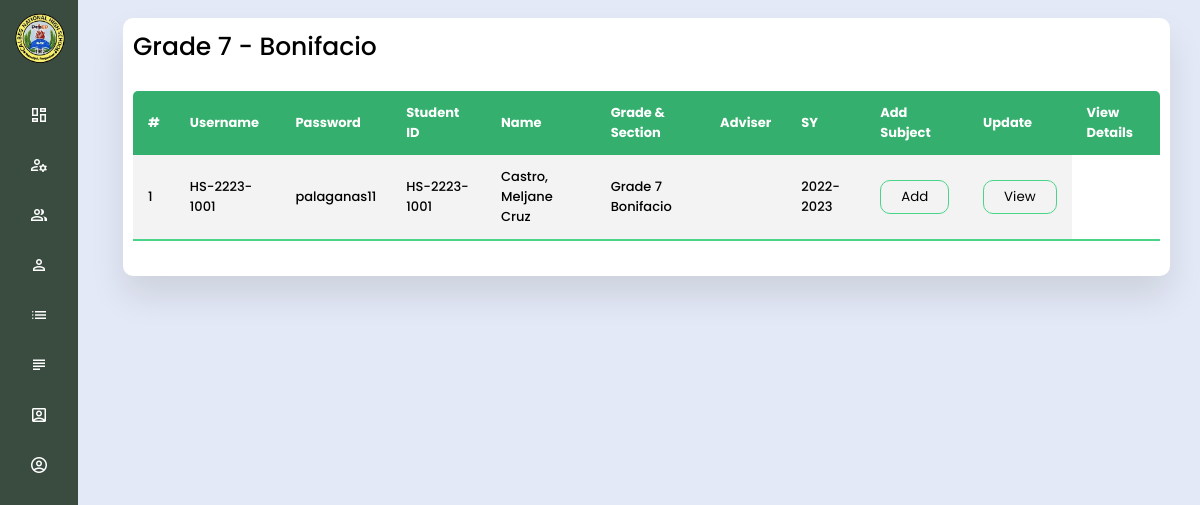
The app's page /superAdmin/g72.php with its own data.
### tables this page shows
CREATE TABLE `tblstudent` (
  `id` int(11) NOT NULL,
  `user_name` varchar(20) NOT NULL,
  `password` varchar(20) NOT NULL,
  `studentid` varchar(20) NOT NULL,
  `name` varchar(20) NOT NULL,
  `mname` varchar(20) NOT NULL,
  `lname` varchar(20) NOT NULL,
  `extname` varchar(5) NOT NULL,
  `gender` varchar(10) NOT NULL,
  `cstatus` varchar(50) NOT NULL,
  `bday` varchar(20) NOT NULL,
  `age` varchar(50) NOT NULL,
  `nationality` varchar(50) NOT NULL,
  `religion` varchar(50) NOT NULL,
  `contact` varchar(20) NOT NULL,
  `address` varchar(50) NOT NULL,
  `email` varchar(50) NOT NULL,
  `sstatus` varchar(10) NOT NULL,
  `grade` varchar(25) NOT NULL,
  `adviser` varchar(50) NOT NULL,
  `sy` varchar(15) NOT NULL
);

### superAdmin/g72.php (the view, shortened to what this page needs)
<?php
  include "../includes/database.php";
?>
<!DOCTYPE html>
<html lang="en">
<head>
    <link rel="stylesheet" href="../assets/css/navContainer.css">
    <link rel="stylesheet" href="../assets/css/style2.css">
    <link rel="stylesheet" href="../assets/css/style3.css">
    <link rel="stylesheet" href="../assets/css/swiper-bundle.min.css" />
</head>
<body>
 <?php include 'includes/sideMenu.php';?>
  <section class="home-section">
  <section class="historyLog">
    <div class="history-list">
    <span class="allTeacher">Grade 7 - Bonifacio</span>
        <table class="table">
            <thead>
                <thead>
                    <tr>
                        <th>#</th>
                        <th>Username</th>
                        <th>Password</th>
                        <th>Student ID</th>
                        <th>Name</th>
                        <th>Grade & Section</th>
                        <th>Adviser</th>
                        <th>SY</th>
                        <th>Add Subject</th>
                        <th>Update</th>
                        <th>View Details</th>
                    </tr>
                </thead>
                <tbody>
                    <?php
                        $ret=mysqli_query($conn,"SELECT * from tblstudent where grade = 'Grade 7 Bonifacio'");
                        $cnt=1;
                        while ($row=mysqli_fetch_array($ret)) {
                    ?>
                    <tr>
                    <td data-label="#"><?php echo $cnt;?></td>
                        <td data-label="Username"><?php  echo $row['user_name'];?></td>
                        <td data-label="Email"><?php  echo $row['password'];?></td>
                        <td data-label="Student ID"><?php  echo $row['studentid'];?></td>
                        <td data-label="Name" class=""><?php  echo $row['lname'],', '; echo $row['name'],' ';echo $row['mname']?></td>
                        <td data-label="Title"><?php  echo $row['grade'];?></td>
                        <td data-label="Adviser"><?php  echo $row['adviser'];?></td>
                        <td data-label="SY"><?php  echo $row['sy'];?></td>
                        <form action="../superAdmin/subjs.php" method="POST">
                            <td data-label="Add Subject"><button type="submit" name="view" >Add</button></td>
                        </form>
                        <form action="../superAdmin/updatestudent.php" method="POST">
                            <td data-label="View Details"><button type="submit" name="view" >View</button></td>
                        </form>
                    </tr>
                    <?php
                    $cnt=$cnt+1;
                    }?>
            </tbody>
        </table>
    </div>
</section>
  </section>
</body>
</html>

### assets/css/navContainer.css (style rules this page uses)
* { margin: 0; padding: 0; box-sizing: border-box; font-family: 'Poppins', sans-serif; }
body { background: #E4E9F7; }
.home-section { position: relative; left: 260px; width: calc(100% - 260px); transition: all 0.5s ease; font-weight: 500; color: var(--text-color); padding: 8px 0px 8px 15px; }
.allTeacher { font-size: 25px; }
@media (max-width: 1275px) { .sidebar.close ~ .home-section { left: 78px; width: calc(100% - 78px); } }

### assets/css/style3.css (style rules this page uses)
.historyLog { padding: 0 30px; }
.history-list { width: 100%; padding: 10px; margin-top: 10px; background: #fff; border-radius: 10px; overflow-x: auto; box-shadow: 0 20px 35px rgba(0, 0, 0, 0.1); }
.table { border-collapse: collapse; margin: 25px 0; font-size: 15px; min-width: 100%; overflow: hidden; border-radius: 5px 5px 0 0; }
table thead tr { color: #fff; background: #34AF6D; text-align: left; font-weight: bold; font-size: small; width: 100%; }
.table th, .table td { padding: 12px 15px; }
.table tbody tr { border-bottom: 1px solid #ddd; font-size: small; }
.table tbody tr:nth-of-type(odd) { background: #f3f3f3; }
.table tbody tr:last-of-type { border-bottom: 2px solid #4AD489; }
.table button { padding: 6px 20px; border-radius: 10px; cursor: pointer; background: transparent; border: 1px solid #4AD489; }

### records on screen
tblstudent: user_name "HS-2223-1001", password "palaganas11", studentid "HS-2223-1001", lname "Castro", name "Meljane", mname "Cruz", grade "Grade 7 Bonifacio", sy "2022-2023"
